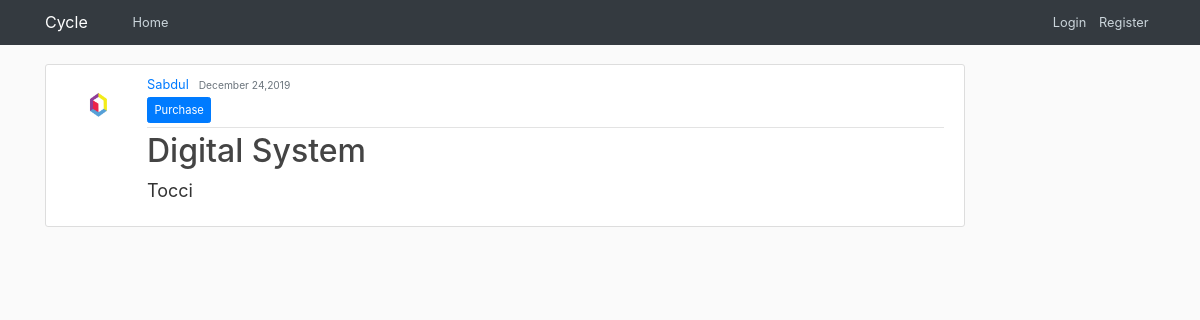
Screenshot of /post/12/ with the database file from the repository.
### bookpark/models.py (models this page shows, shortened)
class Post(models.Model):
    book_name = models.CharField(max_length = 100)
    book_description = models.TextField()
    post_date = models.DateTimeField(default = timezone.now)
    author = models.ForeignKey(User,on_delete = models.CASCADE)

### user/models.py (models this page shows, shortened)
class Profile(models.Model):
    user = models.OneToOneField(User,on_delete = models.CASCADE)
    image = models.ImageField(default = 'default.jpg',upload_to = 'profile_pics')

### bookpark/views.py (the view)
# urls.py: path('post/<int:pk>/',PostDetailView.as_view(),name = 'post_detail'),
class PostDetailView(DetailView):
    model = Post

### bookpark/templates/bookpark/post_detail.html (shortened to what this page needs)
{% extends "bookpark/root.html" %}
{% block body %}
    <article class="media content-section">
            <img class="rounded-circle article-img" src="{{ object.author.profile.image.url }}" alt="  ">
        <div class="media-body">
              <div class="article-metadata">
                <a class="mr-2" href="#">{{ object.author }}</a>
                <small class="text-muted">{{ object.post_date|date:"F d,Y" }}</small>
                 {% if object.author != user %}
                    <div>
                      <a class="btn btn-primary btn-sm mt-1 mb-1" href="{% url 'temp' %}">Purchase</a>
                    </div>
                  {% endif %}
               </div>
              <h1 class="article-title"> {{ object.book_name }} </h1>
              <p class="article-content" > <font size="+1"> {{ object.book_description }} </font></p>
            </div>
      </article>
{% endblock body %}

### bookpark/static/bookpark/root.css (style rules this page uses)
html { font-size: 80%; }
body { background: #fafafa; color: #333333; margin-top: 5rem; }
h1, h2, h3, h4, h5, h6 { color: #444444; }
.content-section { background: #ffffff; padding: 10px 20px; border: 1px solid #dddddd; border-radius: 3px; margin-bottom: 20px; }
.article-title { color: #444444; }
.article-content { white-space: pre-line; }
.article-img { height: 65px; width: 65px; margin-right: 16px; }
.article-metadata { padding-bottom: 1px; margin-bottom: 4px; border-bottom: 1px solid #e3e3e3 }

### rows the page displays
Post: author.profile.image (picture), author "Sabdul", post_date "December 24,2019", book_name "Digital System", book_description "Tocci"
